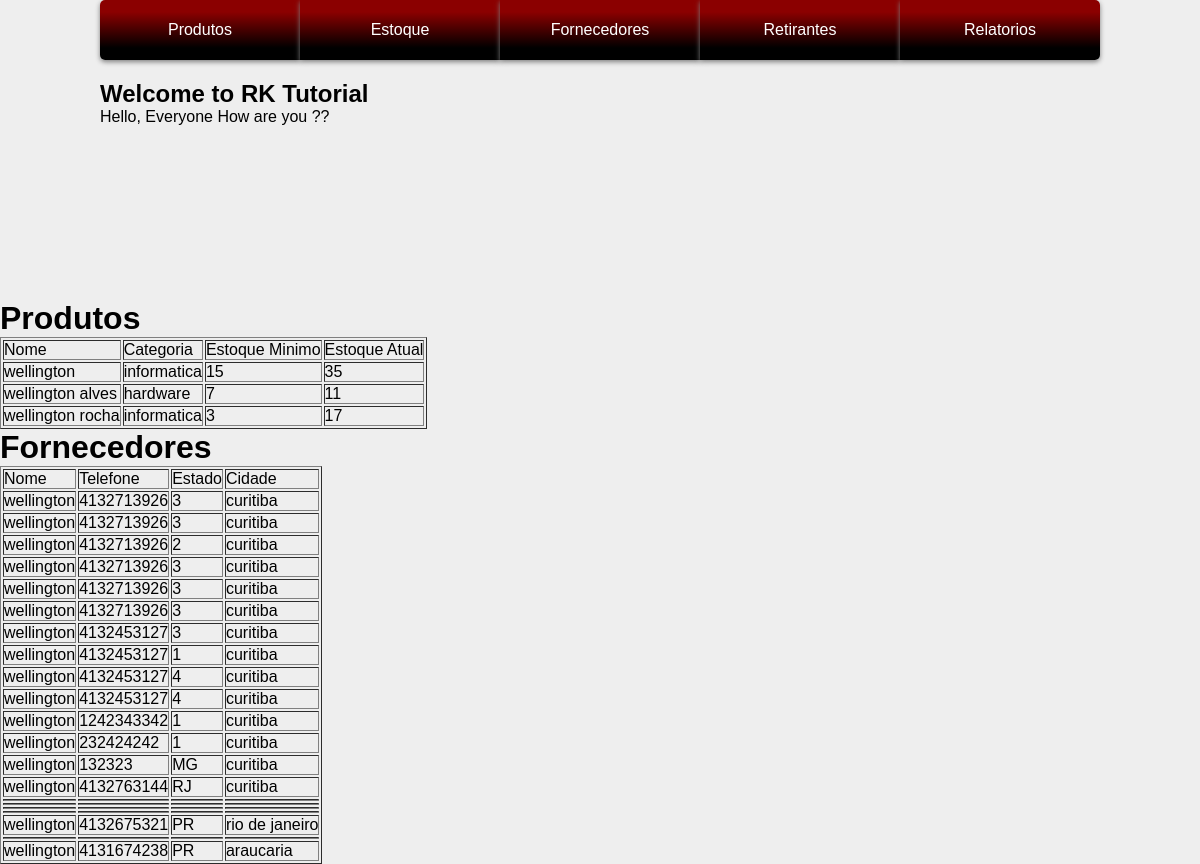
/mostrar.php, run on the app's committed database.
### tables this page shows
CREATE TABLE `cadprodutos` (
  `id` int(11) NOT NULL,
  `categoria` varchar(50) NOT NULL,
  `nome` varchar(50) NOT NULL,
  `estoque_minimo` varchar(50) NOT NULL,
  `estoque_atual` varchar(100) NOT NULL
);

CREATE TABLE `cadfornecedor` (
  `ID` int(11) NOT NULL,
  `nome` varchar(255) DEFAULT NULL,
  `telefone` varchar(20) DEFAULT NULL,
  `estado` varchar(30) DEFAULT NULL,
  `cidade` varchar(30) DEFAULT NULL
);

### mostrar.php (the view, shortened to what this page needs)
<!DOCTYPE html>
<html>
	<head>
		<link rel="stylesheet" href="https://cdnjs.cloudflare.com/ajax/libs/font-awesome/4.7.0/css/font-awesome.min.css">
	</head>
<body>
<nav class="nav">
	<ul>
		<li><a href="#">Produtos</a>
		<li><a href="#"></span>Estoque</a>
		</li>
		<li><a href="#">Fornecedores</a>
		<li><a href="#">Retirantes</a>
		<li><a href="#">Relatorios</a>
	</ul>
</nav>
<section class="container">
<h1>Welcome to RK Tutorial</h1>
<p>Hello, Everyone How are you ??</p>
</section>
<?php
	try {
		$dns = "mysql:dbname=controle;host=localhost";
		$user = "root";
		$pass = "";
		$pdo = new PDO($dns, $user, $pass);
	}catch (PDOException $e){
		echo "Falha: ". $e->getMessage();
	}
	$mostra = $pdo->query("SELECT * FROM cadprodutos");
	echo "<table border='1'>";
		echo "<h1>Produtos</h1>";
		echo "<tr>";
		echo "<td>Nome</td>";
		echo "<td>Categoria</td>";
		echo "<td>Estoque Minimo</td>";
		echo "<td>Estoque Atual</td>";
		echo "</tr>";
	foreach ($mostra->fetchAll() as $key) {
		echo "<tr>";
		echo "<td>".$key['nome']."</td>";
		echo "<td>".$key['categoria']."</td>";
		echo "<td>".$key['estoque_minimo']."</td>";
		echo "<td>".$key['estoque_atual']."</td>";
		echo "</tr>";
	}
	$mostra2 = $pdo->query("SELECT * FROM cadfornecedor");
	echo "<table border='1'>";
		echo "<h1>Fornecedores</h1>";
		echo "<tr>";
		echo "<td>Nome</td>";
		echo "<td>Telefone</td>";
		echo "<td>Estado</td>";
		echo "<td>Cidade</td>";
		echo "</tr>";
	foreach ($mostra2->fetchAll() as $key) {
		echo "<tr>";
		echo "<td>".$key['nome']."</td>";
		echo "<td>".$key['telefone']."</td>";
		echo "<td>".$key['estado']."</td>";
		echo "<td>".$key['cidade']."</td>";
		echo "</tr>";
	}
?>
</body>
</html>

### mostrar.php (style rules this page uses)
* { margin: 0; padding: 0; }
body { background: #eee; font-size: 16px; font-family: sans-serif,arial; }
.nav { width: 1000px; height: 60px; margin: 0 auto; border-radius: 5px; }
ul li { list-style: none; width: 200px; line-height: 60px; position: relative; background: #222; box-shadow: 0px 2px 5px 0px grey; text-align: center; float: left; background: linear-gradient(darkred 20%,black 80%); }
.nav > ul > li:nth-of-type(1) { border-radius: 5px 0px 0px 5px; }
.nav > ul > li:nth-of-type(5) { border-radius: 0px 5px 5px 0px; }
ul li a { color: #fff; width: 200px; height: 58px; display: inline-block; text-decoration: none; }
.container { width: 1000px; height: 200px; margin: 0 auto; padding:20px 20px; }

### data on the page
cadprodutos: nome "wellington", categoria "informatica", estoque_minimo "15", estoque_atual "35"
cadprodutos: nome "wellington alves", categoria "hardware", estoque_minimo "7", estoque_atual "11"
cadprodutos: nome "wellington rocha", categoria "informatica", estoque_minimo "3", estoque_atual "17"
cadfornecedor: nome "wellington", telefone "4132713926", estado "3", cidade "curitiba"
cadfornecedor: nome "wellington", telefone "4132713926", estado "3", cidade "curitiba"
cadfornecedor: nome "wellington", telefone "4132713926", estado "2", cidade "curitiba"
cadfornecedor: nome "wellington", telefone "4132713926", estado "3", cidade "curitiba"
cadfornecedor: nome "wellington", telefone "4132713926", estado "3", cidade "curitiba"
cadfornecedor: nome "wellington", telefone "4132713926", estado "3", cidade "curitiba"
cadfornecedor: nome "wellington", telefone "4132453127", estado "3", cidade "curitiba"
cadfornecedor: nome "wellington", telefone "4132453127", estado "1", cidade "curitiba"
cadfornecedor: nome "wellington", telefone "4132453127", estado "4", cidade "curitiba"
cadfornecedor: nome "wellington", telefone "4132453127", estado "4", cidade "curitiba"
cadfornecedor: nome "wellington", telefone "1242343342", estado "1", cidade "curitiba"
cadfornecedor: nome "wellington", telefone "232424242", estado "1", cidade "curitiba"
cadfornecedor: nome "wellington", telefone "132323", estado "MG", cidade "curitiba"
cadfornecedor: nome "wellington", telefone "4132763144", estado "RJ", cidade "curitiba"
cadfornecedor: nome "wellington", telefone "4132675321", estado "PR", cidade "rio de janeiro"
cadfornecedor: nome "wellington", telefone "4131674238", estado "PR", cidade "araucaria"
